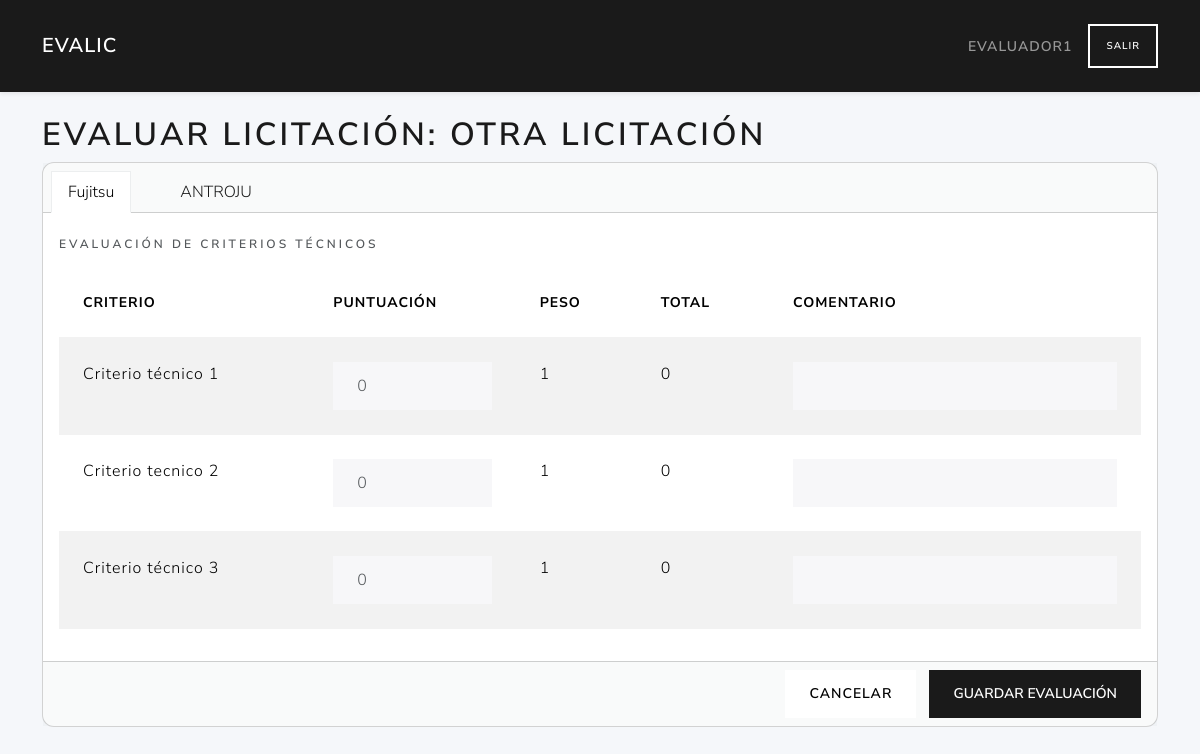
The app's page /evaluador/16/evaluar (signed in) with its own data.
### tables this page shows
CREATE TABLE licitaciones (
        id INTEGER PRIMARY KEY AUTOINCREMENT,
        user_id INTEGER NOT NULL,
        external_id TEXT NOT NULL,
        title TEXT NOT NULL,
        description TEXT,
        fecha_inicio TEXT NOT NULL,
        fecha_adjudicacion TEXT,
        FOREIGN KEY (user_id) REFERENCES users(id)
    );

CREATE TABLE ofertas (
        fechapresentacion TEXT NOT NULL,
        admitidasobre1 INTEGER,             
        licitacion_id INTEGER NOT NULL,
        licitante_id INTEGER NOT NULL,
        PRIMARY KEY (licitacion_id,licitante_id)                                       
        FOREIGN KEY (licitacion_id) REFERENCES licitaciones(id)
        FOREIGN KEY (licitante_id) REFERENCES licitantes(id)                                                           
    );

CREATE TABLE licitantes (
        id  INTEGER PRIMARY KEY AUTOINCREMENT,
        nombreempresa TEXT NOT NULL,
        cif text NOT NULL,
        direccion text,
        ciudad text,
        provincia text,
        telefono text,
        email text                                                                                                                            
    );

CREATE TABLE criterios (
        id  INTEGER PRIMARY KEY AUTOINCREMENT,
        NombreCriterio TEXT NOT NULL,
        descripcion TEXT,
        peso INTEGER,
        PrecioBase INTEGER,
        PuntuacionMaxima INTEGER,                          
        tipocriterio_id INTEGER NOT NULL,
        licitacion_id INTEGER NOT NULL,
        formula_id INTEGER,                          
        FOREIGN KEY (tipocriterio_id) REFERENCES tipo_criterios(id)
        FOREIGN KEY (licitacion_id) REFERENCES licitaciones(id)
        FOREIGN KEY (formula_id) REFERENCES formulas(id)                                                             
    );

### routes/evaluador_routes.py (the view, shortened to what this page needs)
@evaluador_bp.route('/<int:licitacion_id>/evaluar', methods=['GET', 'POST'])
def evaluar(licitacion_id):
    if 'user_id' not in session or session.get('role_id') != 3:
        return redirect(url_for('auth.login'))
    usuario_id = session['user_id']
    lic = get_licitacion_logic(licitacion_id)
    raw_ofertas = list_ofertas_admitidas_logic(licitacion_id)
    ofertas = [dict(of) for of in raw_ofertas]
    criterios = listar_tecnicos(licitacion_id)
    evaluaciones = obtener_evaluaciones(licitacion_id, usuario_id)
    eval_map = {
        (e['licitante_id'], e['criterio_id']): e
        for e in evaluaciones
    }
    for oferta in ofertas:
        lista = []
        for c in criterios:
            key = (oferta['licitante_id'], c['id'])
            e = eval_map.get(key)
            score = e['puntuacion'] if e else 0
            lista.append({
                'id': c['id'],
                'nombre': c['NombreCriterio'],
                'peso': c['peso'],
                'puntuacion': score,
                'comentarios': e['comentarios'] if e else '',
                'total': score * c['peso']
            })
        oferta['criterios_evaluacion'] = lista
    return render_template('evaluador/evaluar.html', lic=lic, ofertas=ofertas)

### models/criterios_data.py (called while the page is built)
def fetch_criterios_tecnicos(db, licitacion_id):
    sql = """
        SELECT *
        FROM criterios
        WHERE licitacion_id = ? AND tipocriterio_id = 2
    """
    return db.execute(sql, (licitacion_id,)).fetchall()

### models/dao.py (called while the page is built)
def close_connection(exception):
    db = getattr(g, '_database', None)
    if db is not None:
        db.close()

def get_db(app):
    if 'sqlite_db' not in g:
        g.sqlite_db = sqlite3.connect(
            app.config['DATABASE'],
            detect_types=sqlite3.PARSE_DECLTYPES
        )
        g.sqlite_db.row_factory = sqlite3.Row
    return g.sqlite_db

### models/evaluaciones_data.py (called while the page is built)
def fetch_evaluaciones(db, licitacion_id, usuario_id):
    sql = """
        SELECT e.licitacion_id,e.usuario_id,e.licitante_id, e.criterio_id, e.puntuacion, c.preciobase, e.fechaevaluacion, e.comentarios,c.puntuacionmaxima
        FROM evaluaciones e JOIN criterios c ON e.criterio_id = c.id
        WHERE e.licitacion_id=? AND usuario_id=?
    """
    return db.execute(sql, (licitacion_id, usuario_id)).fetchall()

### models/licitaciones_data.py (called while the page is built)
def get_licitacion(db, lic_id):
    cur = db.execute("SELECT * FROM licitaciones WHERE id=?", (lic_id,))
    return cur.fetchone()

### models/ofertas_data.py (called while the page is built)
def list_ofertas_admitidas(db, licitacion_id=None):
    query = """
        SELECT o.licitacion_id, o.licitante_id, o.fechapresentacion, o.admitidasobre1, l.nombreempresa
        FROM ofertas o
        JOIN licitantes l ON o.licitante_id = l.id
    """
    params = ()
    if licitacion_id:
        query += " WHERE o.admitidasobre1 =1 AND o.licitacion_id=?"
        params = (licitacion_id,)
    query += " ORDER BY o.licitacion_id, o.licitante_id"
    cur = db.execute(query, params)
    return cur.fetchall()

### services/criterio_service.py (called while the page is built)
def listar_tecnicos(licitacion_id):
    db = get_db(current_app)
    return fetch_criterios_tecnicos(db, licitacion_id)

### services/evaluaciones_service.py (called while the page is built)
def obtener_evaluaciones(licitacion_id, usuario_id):
    db = get_db(current_app)
    return fetch_evaluaciones(db, licitacion_id, usuario_id)

### services/licitacion_service.py (called while the page is built)
def get_licitacion(lic_id):
    db = get_db(current_app)
    return data_get(db, lic_id)

### services/oferta_service.py (called while the page is built)
def list_ofertas_admitidas_logic(licitacion_id=None):
    db = get_db(current_app)
    return list_ofertas_admitidas(db, licitacion_id)

### templates/evaluador/evaluar.html (shortened to what this page needs)
{% extends 'base.html' %}
{% block content %}
  <h1>Evaluar licitación: {{ lic.title }}</h1>
<form method="post" action="">
  <div class="card mb-4">
    <div class="card-header">
      <ul class="nav nav-tabs card-header-tabs" role="tablist">
        {% for oferta in ofertas %}
        <li class="nav-item" role="presentation">
          <button class="nav-link {% if loop.first %}active{% endif %}" id="tab-{{ oferta.licitante_id }}" data-bs-toggle="tab" data-bs-target="#oferta-{{ oferta.licitante_id }}" type="button" role="tab">
            {{ oferta.nombreempresa }}
          </button>
        </li>
        {% endfor %}
      </ul>
    </div>
    <div class="card-body">
      <div class="tab-content">
        {% for oferta in ofertas %}
        <div class="tab-pane fade {% if loop.first %}show active{% endif %}" id="oferta-{{ oferta.licitante_id }}" role="tabpanel">
          <h6 class="mt-2">Evaluación de criterios técnicos</h6>
          <table class="table table-striped mt-3">
            <thead>
              <tr>
                <th>Criterio</th>
                <th>Puntuación</th>
                <th>Peso</th>
                <th>Total</th>
                <th>Comentario</th>
              </tr>
            </thead>
            <tbody>
              {% for ev in oferta.criterios_evaluacion %}
              <tr>
                <td>{{ ev.nombre }}</td>
                <td><input type="number" class="form-control" name="puntuacion_{{ oferta.licitante_id }}_{{ ev.id }}" value="{{ ev.puntuacion }}" min="0" max="10"></td>
                <td>{{ ev.peso }}</td>
                <td>{{ ev.total }}</td>
                <td><input type="text" class="form-control" name="comentarios_{{ oferta.licitante_id }}_{{ ev.id }}" value="{{ ev.comentarios }}"></td>
              </tr>
              {% endfor %}
            </tbody>
          </table>
        </div>
        {% endfor %}
      </div>
    </div>
    <div class="card-footer text-end">
      <a href="{{ url_for('evaluador.index') }}" class="btn btn-secondary me-2">Cancelar</a>
      <button type="submit" class="btn btn-primary">Guardar evaluación</button>
    </div>
  </div>
</form>
{% endblock %}

### templates/base.html (style rules this page uses)
body { background:#f5f7fa; }
.card { border-radius:.75rem; }

### records on screen
licitaciones: title "OTRA LICITACIÓN"
ofertas: nombreempresa "Fujitsu"
ofertas: nombreempresa "ANTROJU"
criterios: nombre "Criterio técnico 1", puntuacion "0", peso "1", total "0"
criterios: nombre "Criterio tecnico 2", puntuacion "0", peso "1", total "0"
criterios: nombre "Criterio técnico 3", puntuacion "0", peso "1", total "0"

### other values on screen
{{ session['username'] }} "EVALUADOR1"
